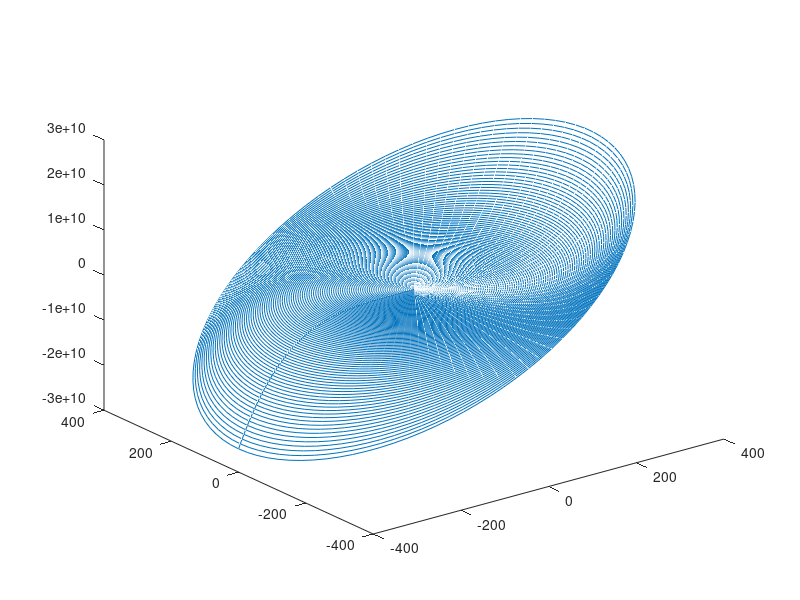

Write the MATLAB code that produced this figure.
clear; clc;
R = linspace(0,400, 100)
T = linspace(-pi,pi,100)
I = 125;

X = zeros(1,100);
Y = zeros(1,100);
Z = zeros(1,100);
n = 0;
for r = R
    for t = T
        n = n + 1;
        a = cos( t );
        b = (r-3)^4
        
        X(n) = cos(t)*r;
        Y(n) = sin(t)*r;
        Z(n) = (a*b)+cos(t);
    end
end

plot3( X, Y, Z )


